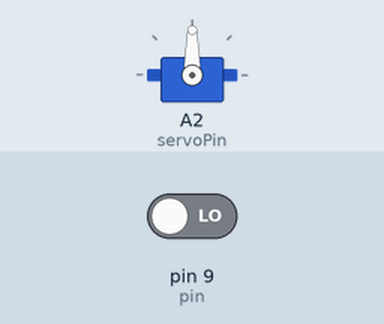
Simulated run of this sketch. Board: Arduino Uno, built with avr-gcc and run on an emulated ATmega328P. Shown: servo. The inputs (shaded band) are chosen by the test bench; at power-on: pin 9 (pin) LOW.

Above: at 1.2 s.
1.3 s: pin 9 (pin) driven HIGH
At 1.75 s:
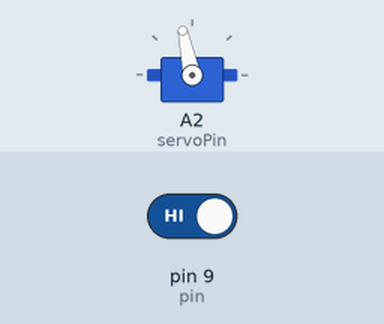
At 4.1 s:
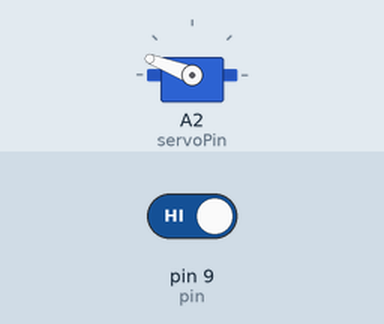
Timing chart, 0 to 5.6 s (numbered marks = the images above; inputs shaded):
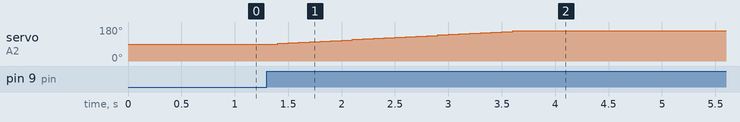

The sketch:

WaterQualityMyProject_Servo.ino
```cpp
/////////////////////servo
#include <Servo.h>
int servoPin = A2;
int flushingtime=25000;
Servo Servo1;
#define pin 9
void setup() {
  // put your setup code here, to run once:
Serial.begin (9600);
  Servo1.attach(servoPin);
}

void loop() {
  // put your main code here, to run repeatedly:
  if(digitalRead(pin)==HIGH){
    ///////////////////////////////////////////////////////////////////////////////////////////////////////////////servo
  int maxdeg=160;

   for(int i=90;i<=maxdeg;i+=3){
   Servo1.write(i);
   delay(100);
    }
    delay(flushingtime);
//   for(int i=maxdeg;i>=90;i-=3){
   Servo1.write(80);
   delay(100);
//    }
    }
}
```

Measured:
- after the input at 1.3 s, servo on A2 (servoPin): moves from 90° to 159° over 2.2 s, starting after 0.10 s
